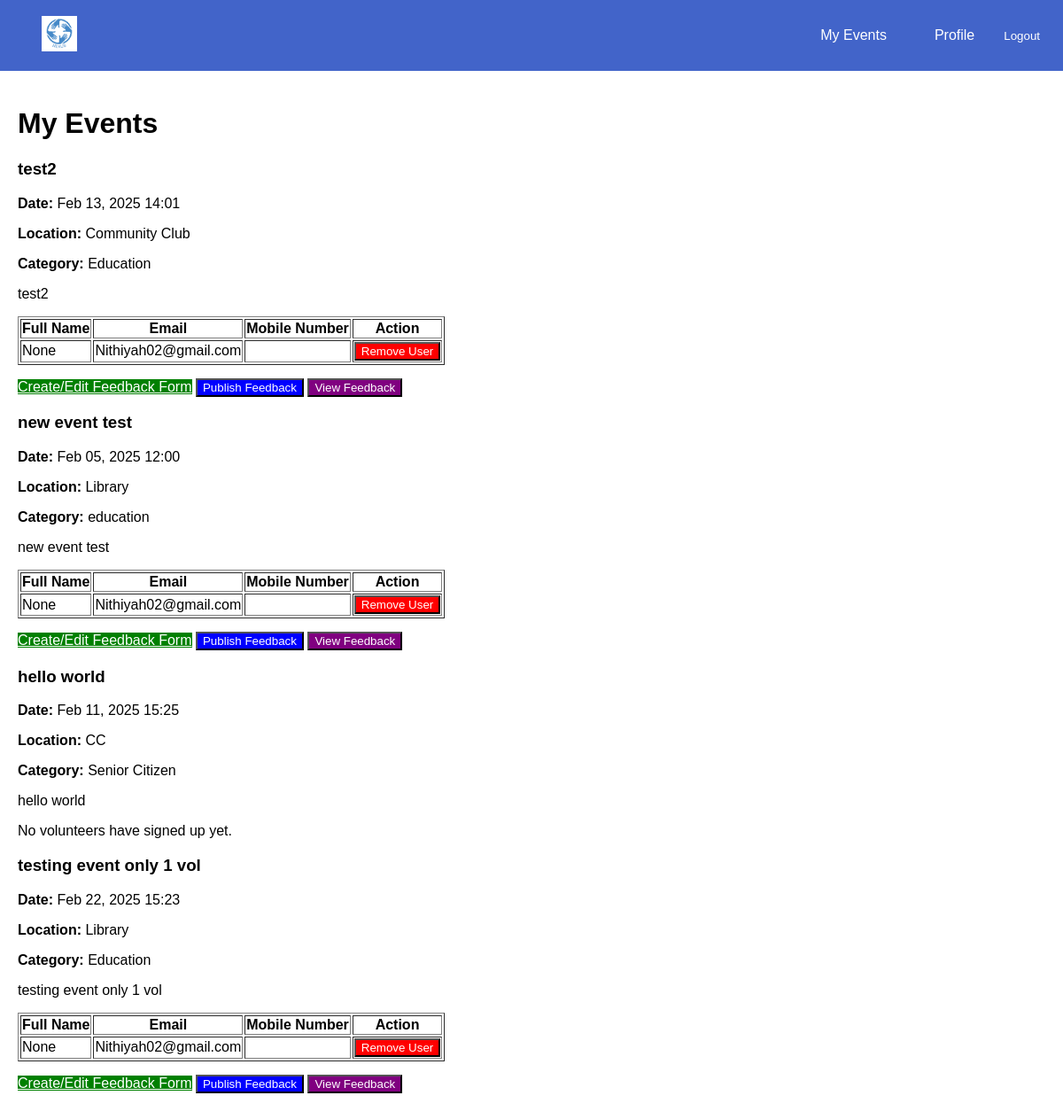
The page /events/organisation-events/ (signed in) on the database as committed earlier.
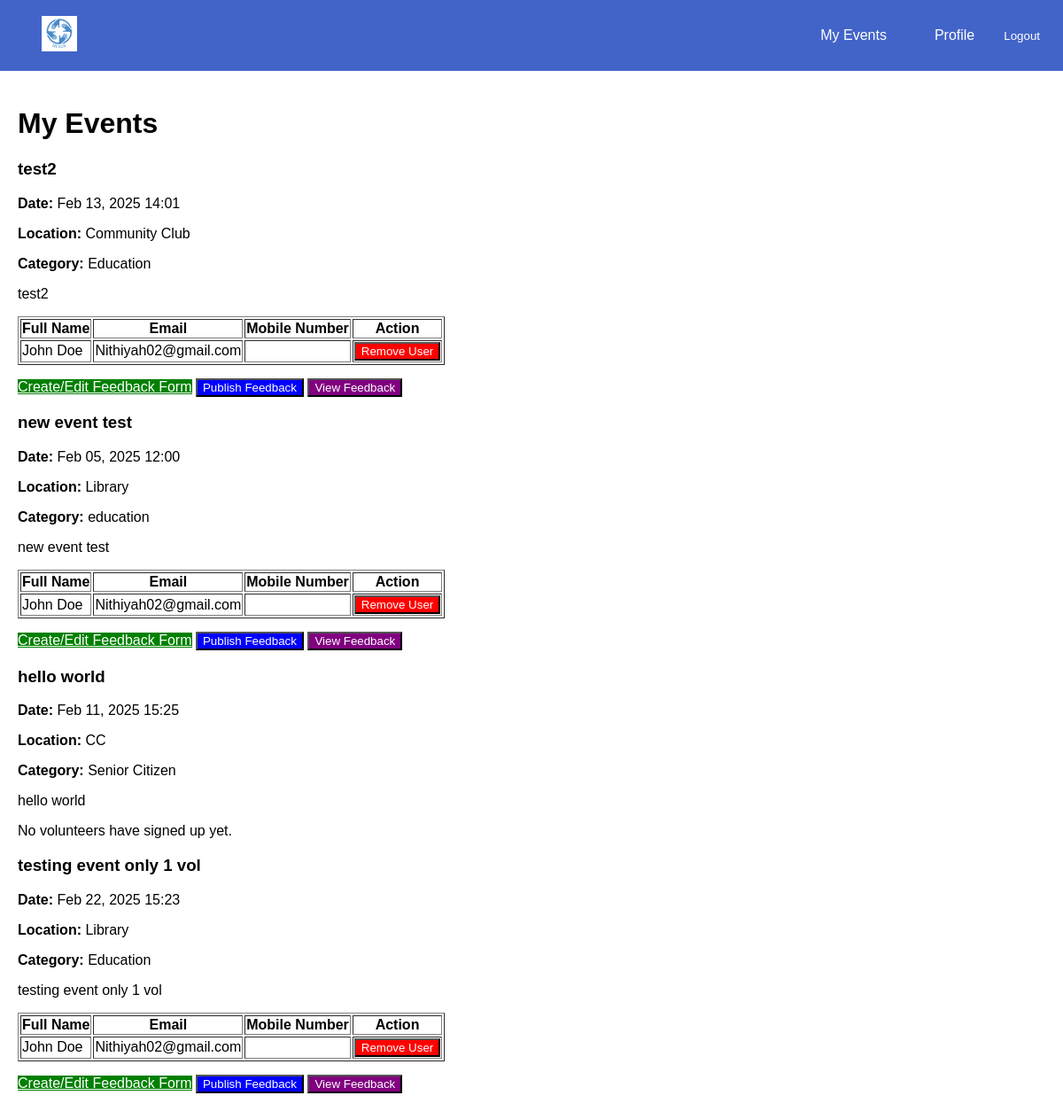
The same page on the database as committed later.
### events/models.py (models this page shows, shortened)
class VolunteerEvent(models.Model):
    STATUS_CHOICES = [
        ('Registered', 'Registered'),
        ('Waiting List', 'Waiting List'),
    ]
    event = models.ForeignKey(Event, on_delete=models.CASCADE, related_name="registered_volunteers")
    volunteer = models.ForeignKey(settings.AUTH_USER_MODEL, on_delete=models.CASCADE, related_name="registered_events")
    registered_at = models.DateTimeField(auto_now_add=True)
    status = models.CharField(max_length=20, choices=STATUS_CHOICES, default='Registered')
    class Meta:
        unique_together = ('event', 'volunteer')  # Prevent duplicate registrations

### accounts/models.py (models this page shows, shortened)
class CustomUser(AbstractUser):
    USER_TYPE_CHOICES = [
        ('volunteer', 'Volunteer'),
        ('organisation', 'Organisation'),
    ]
    user_type = models.CharField(max_length=20, choices=USER_TYPE_CHOICES)
    contact_number = models.CharField(max_length=10, blank= True, null=True)
    full_name = models.CharField(max_length=255, blank=True, null=True)
    personnel_name = models.CharField(max_length=255, blank=True, null=True)
    profile_picture = models.ImageField(upload_to='profile_pics', blank=True, null=True)

### events/views.py (the view)
# urls.py: path('organisation-events/', views.organisation_events, name='organisation_events'),
@login_required
def organisation_events(request):
    events = Event.objects.filter(organisation=request.user)
    for event in events:
        event.volunteers = VolunteerEvent.objects.filter(event=event)
    return render(request, 'events/organisation_events.html', {
        'events': events,
        'today': now()  # Pass the current date to the template for the feedback form
    })

### events/templates/events/organisation_events.html (shortened to what this page needs)
{% extends 'base.html' %}
{% block content %}
    <h1>My Events</h1>
    {% for event in events %}
    <div class="event-card">
        <h3>{{ event.name }}</h3>
        <p><strong>Date:</strong> {{ event.date|date:"M d, Y H:i" }}</p>
        <p><strong>Location:</strong> {{ event.location }}</p>
        <p><strong>Category:</strong> {{ event.get_category_display }}</p>
        <p>{{ event.description }}</p>
        {% if event.volunteers.exists %}
            <table border="1">
                <tr>
                    <th>Full Name</th>
                    <th>Email</th>
                    <th>Mobile Number</th>
                    <th>Action</th>
                </tr>
                {% for registration in event.volunteers %}
                    <tr>
                        <td>{{ registration.volunteer.full_name }}</td>
                        <td>{{ registration.volunteer.email }}</td>
                        <td>{{ registration.volunteer.mobile_number }}</td>
                        <td>
                            <form action="{% url 'events:remove_volunteer' registration.id %}" method="post">
                                <button type="submit" style="background-color: red; color: white;">Remove User</button>
                            </form>
                        </td>
                    </tr>
                {% endfor %}
            </table>
            <div style="margin-top: 15px;">
                <a href="{% url 'events:create_feedback_form' event.id %}" class="btn" style="background-color: green; color: white;">Create/Edit Feedback Form</a>
                {% if event.date < today %}
                    <form action="{% url 'events:publish_feedback' event.id %}" method="post" style="display: inline;">
                        <button type="submit" style="background-color: blue; color: white;">Publish Feedback</button>
                    </form>
                    <form action="{% url 'events:view_feedback' event.id %}" method="get" style="display: inline;">
                        <button type="submit" style="background-color: purple; color: white;">View Feedback</button>
                    </form>
                {% endif %}
            </div>
        {% else %}
            <p>No volunteers have signed up yet.</p>
        {% endif %}
    </div>
    {% endfor %}
{% endblock %}

Rows that differ between the two databases and show on the page:
changed through a linked row, VolunteerEvent (number 1 of 3 on the later page): volunteer.full_name "None" → "John Doe"
changed through a linked row, VolunteerEvent (number 2 of 3 on the later page): volunteer.full_name "None" → "John Doe"
changed through a linked row, VolunteerEvent (number 3 of 3 on the later page): volunteer.full_name "None" → "John Doe"
